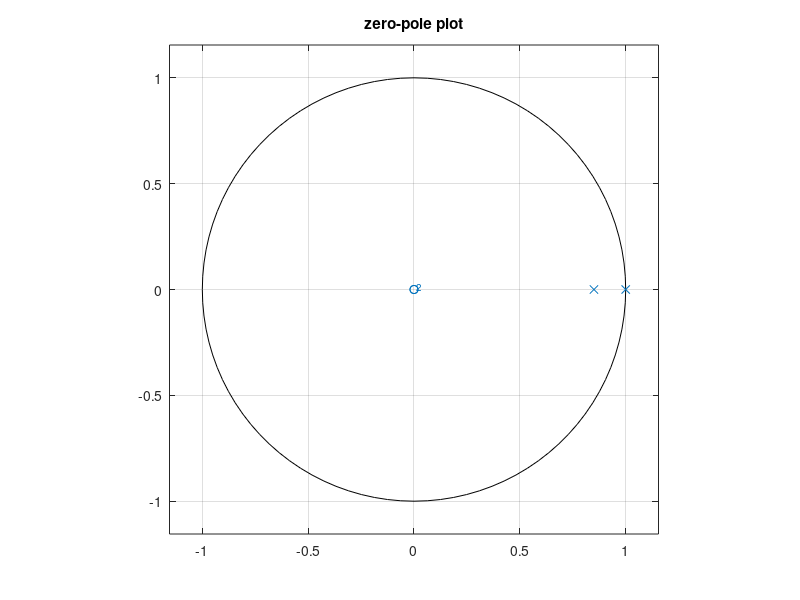
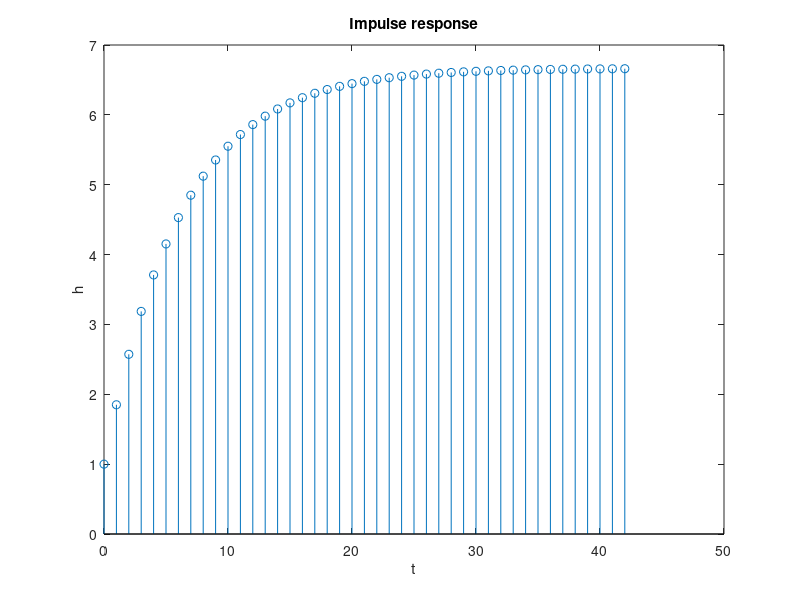

Source code (MATLAB) for these figures, in order:
poles1=[1 0.85];
zeros1=[0 0];
b1=[1];
a1=[1 -1.85 0.85];
[h1,t1]=impz(b1,a1)
figure(1)
zplane(zeros1',poles1')
title('zero-pole plot')


figure(2)
stem(t1,h1)
xlabel('t')
ylabel('h')
title('Impulse response')